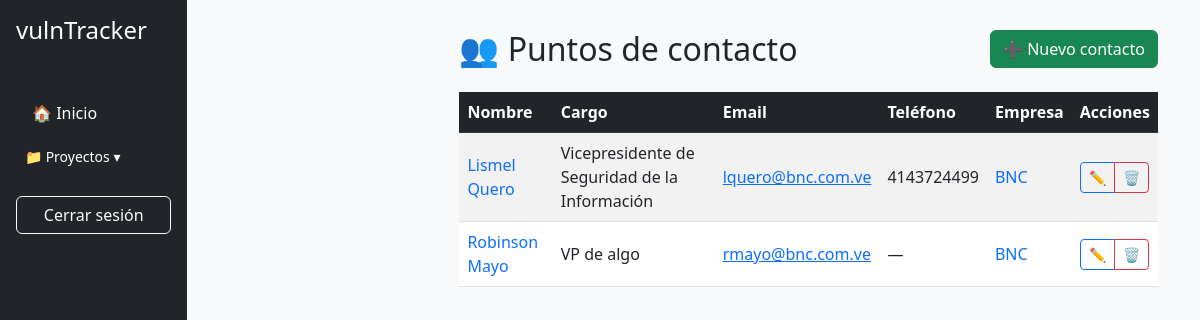
Screenshot of /customers/contacts/ (signed in) with the database file from the repository.
### customers/models.py (models this page shows, shortened)
class Contact(models.Model):
    first_name = models.CharField(max_length=100, verbose_name="Nombre")
    last_name = models.CharField(max_length=100, verbose_name="Apellido")
    role = models.CharField(max_length=150, verbose_name="Cargo")
    email = models.EmailField(unique=True)
    phone = models.CharField(max_length=50, blank=True)
    client = models.ForeignKey(
        Client, on_delete=models.CASCADE, related_name="contacts"
    )
    created_at = models.DateTimeField(auto_now_add=True)

class Client(models.Model):
    name = models.CharField(max_length=255, verbose_name="Nombre del Cliente")
    short_name = models.CharField(max_length=50, verbose_name="Nombre Corto")
    industry = models.CharField(max_length=100, blank=True)
    logo = models.ImageField(upload_to=logo_upload_path, null=True, blank=True)
    created_at = models.DateTimeField(auto_now_add=True)

### customers/views.py (the view)
# urls.py: path("contacts/", views.contact_list_view, name="contacts_list"),
def contact_list_view(request):
    contacts = Contact.objects.select_related("client")
    role = request.user.role
    sidebar = f"components/sidebar_{role}.html"
    return render(
        request,
        "customers/contact_list.html",
        {"contacts": contacts, "sidebar_template": sidebar},
    )

### core/models.py (called while the page is built)
    def __str__(self):
        return self.name

### templates/customers/contact_list.html (shortened to what this page needs)
{% extends "../base.html" %}
{% block content %}
<div class="container">
  <div class="d-flex justify-content-between align-items-center mb-4">
    <h2 class="mb-0">👥 Puntos de contacto</h2>
    <a href="{% url 'contacts_new' %}" class="btn btn-success">➕ Nuevo contacto</a>
  </div>
  {% if contacts %}
    <div class="table-responsive">
      <table class="table table-striped table-hover align-middle" id="contactTable">
        <thead class="table-dark">
          <tr>
            <th>Nombre</th>
            <th>Cargo</th>
            <th>Email</th>
            <th>Teléfono</th>
            <th>Empresa</th>
            <th>Acciones</th>
          </tr>
        </thead>
        <tbody>
          {% for contact in contacts %}
            <tr>
              <td>
                <a href="{% url 'contacts_detail' contact.pk %}" class="text-decoration-none">
                  {{ contact.first_name }} {{ contact.last_name }}
                </a>
              </td>
              <td>{{ contact.role }}</td>
              <td><a href="mailto:{{ contact.email }}">{{ contact.email }}</a></td>
              <td>{{ contact.phone|default:"—" }}</td>
              <td>
                <a href="{% url 'clients_details' contact.client.pk %}" class="text-decoration-none">
                  {{ contact.client.short_name }}
                </a>
              </td>
              <td>
                <div class="btn-group btn-group-sm">
                  <a href="{% url 'contacts_edit' contact.pk %}" class="btn btn-outline-primary">✏️</a>
                  <a href="{% url 'contacts_delete' contact.pk %}" class="btn btn-outline-danger" onclick="return confirm('¿Eliminar este contacto?');">🗑️</a>
                </div>
              </td>
            </tr>
          {% endfor %}
        </tbody>
      </table>
    </div>
  {% else %}
    <p class="text-muted">No hay puntos de contacto registrados aún.</p>
  {% endif %}
</div>
{% endblock %}

### templates/base.html (style rules this page uses)
body { background-color: #f8f9fa; }

### rows the page displays
Contact: first_name "Lismel", last_name "Quero", role "Vicepresidente de Seguridad de la Información", email "lquero@bnc.com.ve", phone "4143724499", client.short_name "BNC"
Contact: first_name "Robinson", last_name "Mayo", role "VP de algo", email "rmayo@bnc.com.ve", phone "—", client.short_name "BNC"
